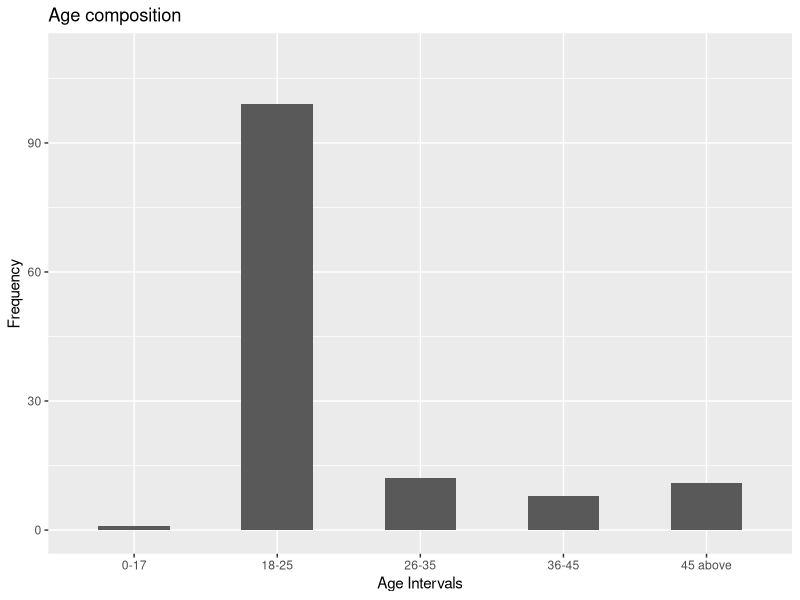
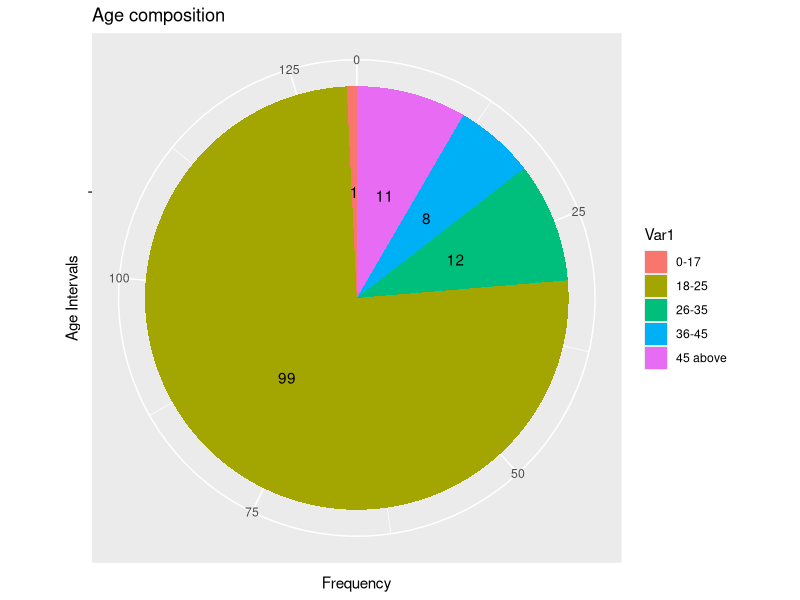
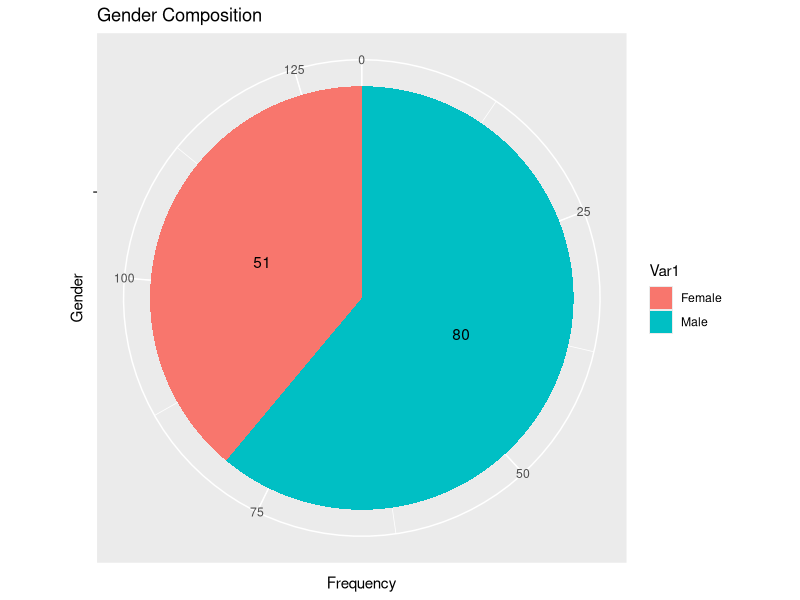
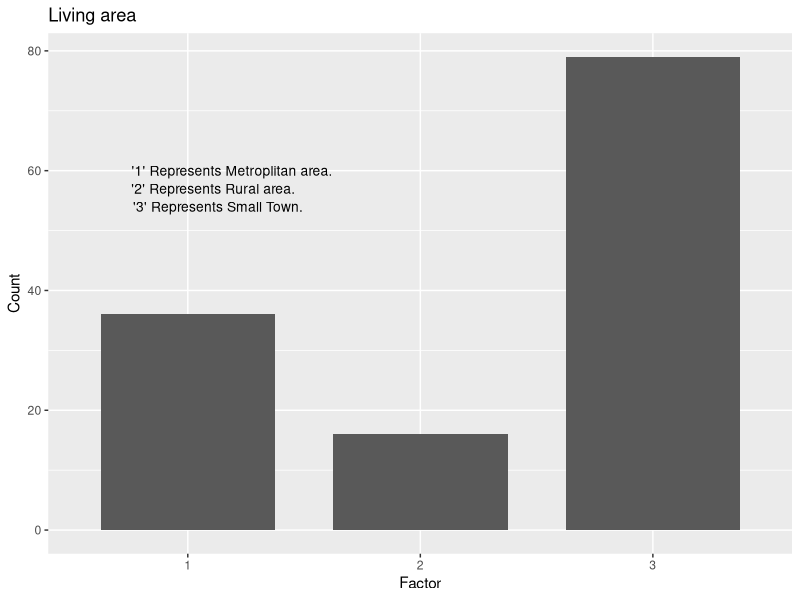
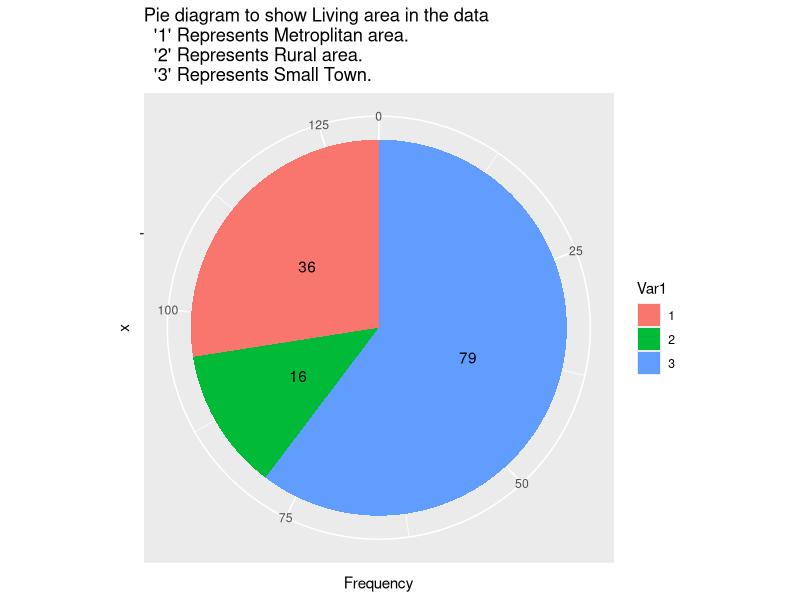
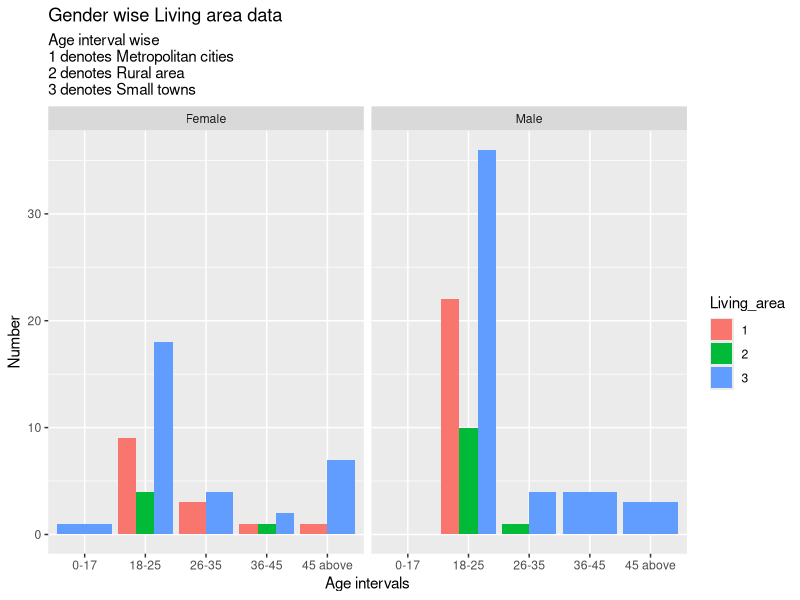
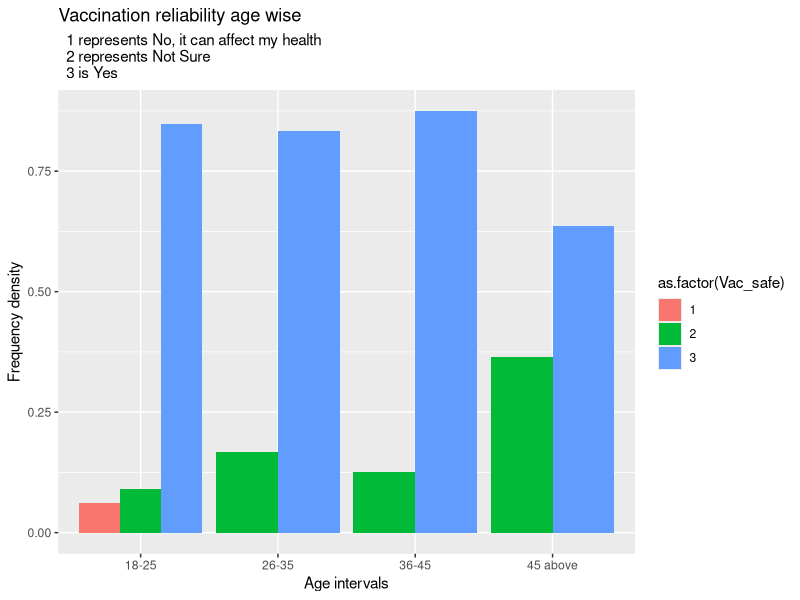
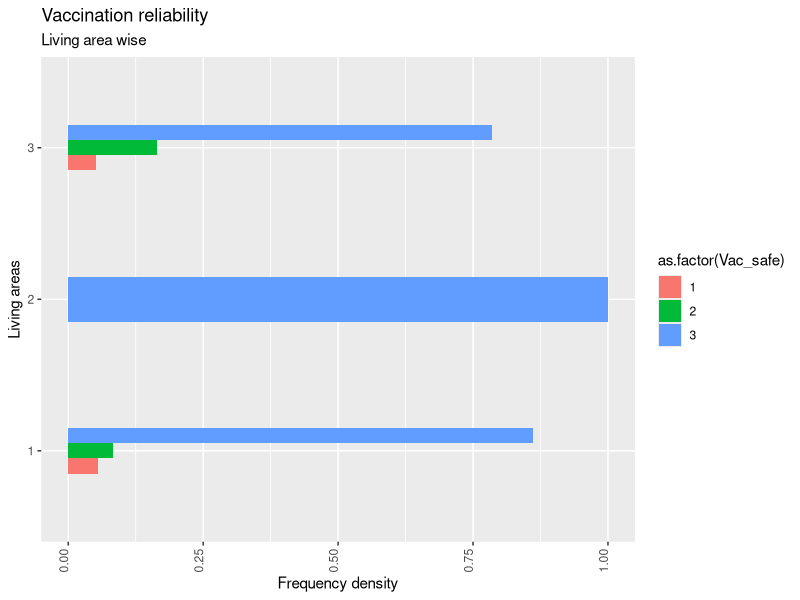

The R source for these figures, in order:
## CALLING THE DATA

rm(list=ls())
df <- read.csv(file = "Vaccination.csv",header = TRUE)
head(df)

## CALLING THE LIBRARIES
library(dplyr)
library(ggplot2)

##PREPARING THE DATA TO ANALYZE
## Columns to be modified--- Living area, Vac_safe, Vac_status, Vac_reliable, CoWin, Vac_symptom   
## Changing the column names to something short for future use.
colnames(df) <- c("TimeStamp","Age","Gender","Living_area","Vac_safe","Vac_status","Travel","1st_choice",
                    "2nd_choice","3rd_choice","4th_choice","5th_choice","6th_choice","Vac_brand",
                    "Vac_reliable","CoWin","Vac_app_easy","waiting_time","Social_dis","Hygiene",
                    "Vac_symptom","Govt_effort")

data <- df
data$Living_area <- as.numeric(as.factor(data$Living_area))
table (data$Living_area) 
##here we are using to represent the entire column "Living_area" as a factor of (1,2,3)
## 1 represents Metropolitan city
## 2 represents Rural area 
##3 is small town.

data$Vac_safe <- as.numeric (as.factor(data$Vac_safe))
##here we are using to represent the entire column "Vaccination_safe" as a factor of (1,2,3)
## 1 represents "No, it can affect my health", 
## 2 represents "Not Sure" 
## 3 is "Yes"

data$Vac_status <- as.numeric (as.factor(data$Vac_status))
table (data$Vac_status)
##here we are using to represent the entire column "Vaccination_status" as a factor of (1,2,3)
## 1 represents "1st dose is taken", 
## 2 represents "Both doses taken" 
## 3 is "Not Vaccinated".

data$Vac_reliable <- as.numeric (as.factor(data$Vac_reliable))
##here we are using to represent the entire column "Vaccination_reliability" as a factor of (1,2,3)
## 1 represents "Free vaccines offered by the Government", 
## 2 represents "Paid vaccines offered by private organizations".

data$CoWin <- as.numeric (as.factor(data$CoWin))
## 1 represents "No, I have not used the portal", 
## 2 represents "Yes, but I did not face any problem", and
## 3 represents "Yes, I faced a lot of issues while booking".

data$Vac_symptom <- as.numeric (as.factor(data$Vac_symptom))
## 1 represents "After 1st dose", 
## 2 represents "After 2nd dose", and
## 3 represents "After both doses"
## 4 represents "No, I did not face any".

## Looking at the data Demographically ____ Plots we need to do initially___
## 1. Age, 2. Gender, 3. Living_area, 4. Living_area wrt Gender and Age using multiple bar chart , 5. Gender based on different age interval using multiple bar chart

## Bar and pie diagram of age composition of the data
df <- data.frame(table(data$Age))
bar <- ggplot(data=df,aes(y=Freq,x=Var1),beside=T)+geom_bar(stat="identity",width = 0.5)+
  labs(title="Age composition",x="Age Intervals",y="Frequency")+ylim(0,110)
bar

bar1 <- ggplot(data=df,aes(y=Freq,x="",fill=Var1))+geom_bar(stat="identity",width = 0.5)+
  labs(title="Age composition",x="Age Intervals",y="Frequency")
pie <- bar1 + coord_polar("y",start=0)
pie + geom_text(label=paste(df$Freq),position=position_stack(vjust = 0.5))


##pie diagram for gender composition of the data
df1 <- data.frame(table(data$Gender))
bar1 <- ggplot (df1, aes(y = Freq,x = "", fill= Var1))+geom_bar(stat = "identity", width = 0.5)+
  labs(title = "Gender Composition", x= "Gender", y= "Frequency")
pie<- bar1+ coord_polar("y", start = 0)
pie + geom_text(label=paste(df1$Freq),position=position_stack(vjust = 0.5))


##Bar and pie diagram of to categorize the living area of the data
table(data$Living_area)
df2 <- data.frame(table(data$Living_area))
bar <- ggplot(data=df2,aes(y= Freq,x= Var1),beside=T)+geom_bar(stat="identity",width = .75)+
  labs(title="Living area",x="Factor",y="Count")+
  annotate("text", x=1.19, y=60, label= "'1' Represents Metroplitan area.",size=3.5)+
  annotate("text", x=1.11, y=57, label= "'2' Represents Rural area.",size=3.5)+
  annotate("text", x=1.13, y=54, label= "'3' Represents Small Town.",size=3.5)
bar

bar1 <- ggplot(data=df2,aes(y=Freq ,x="",fill= Var1))+geom_bar(stat="identity",width = 0.5)+
  labs(title="Pie diagram to show Living area in the data
  '1' Represents Metroplitan area.
  '2' Represents Rural area.
  '3' Represents Small Town.",y="Frequency")
pie <- bar1 + coord_polar("y",start=0)
pie + geom_text(label=paste(df2$Freq),position=position_stack(vjust = 0.5))



##Living_area wrt Gender and Age using multiple bar chart 
names(data)
df <-data%>%
  group_by(Living_area,Gender,Age)
df$Age  

df1 <- df[df$Age=="18-25",]
df2 <- df1[df1$Gender=="Male",]
tab1 <- data.frame(table(df2$Living_area))
count1 <- nrow(tab1)
df3 <- df1[df1$Gender=="Female",]
tab2 <- data.frame(table(df3$Living_area))
count2 <- nrow(tab2)

df1 <- df[df$Age=="26-35",]
df2 <- df1[df1$Gender=="Male",]
tab3 <- data.frame(table(df2$Living_area))
count3 <- nrow(tab3)
df3 <- df1[df1$Gender=="Female",]
tab4 <- data.frame(table(df3$Living_area))
count4 <- nrow(tab4)

df1 <- df[df$Age=="36-45",]
df2 <- df1[df1$Gender=="Male",]
tab5 <- data.frame(table(df2$Living_area))
count5 <- nrow(tab5)
df3 <- df1[df1$Gender=="Female",]
tab6 <- data.frame(table(df3$Living_area))
count6 <- nrow(tab6)

df1 <- df[df$Age=="45 above",]
df2 <- df1[df1$Gender=="Male",]
tab7 <- data.frame(table(df2$Living_area))
count7 <- nrow(tab7)
df3 <- df1[df1$Gender=="Female",]
tab8 <- data.frame(table(df3$Living_area))
count8 <- nrow(tab8)

df1 <- df[df$Age=="0-17",]
df2 <- df1[df1$Gender=="Male",]
tab9 <- data.frame(table(df2$Living_area))
count9 <- nrow(tab9)
df3 <- df1[df1$Gender=="Female",]
tab10 <- data.frame(table(df3$Living_area))
count10 <- nrow(tab10)

bar_data <- data.frame(Age =c(rep("18-25",6),rep("26-35",4),rep("36-45",4),rep("45 above",3),rep("0-17",1)),Living_area=c(tab1$Var1,tab2$Var1,tab3$Var1,tab4$Var1,tab5$Var1,tab6$Var1,tab7$Var1,tab8$Var1,tab9$Var1,tab10$Var1),
                       Gender=c(rep("Male",count1),rep("Female",count2),rep("Male",count3),rep("Female",count4),rep("Male",count5),rep("Female",count6),rep("Male",count7),rep("Female",count8),rep("Male",count9),rep("Female",count10)),
                       value=c(tab1$Freq,tab2$Freq,tab3$Freq,tab4$Freq,tab5$Freq,tab6$Freq,tab7$Freq,tab8$Freq,tab10$Freq)) 

bar_data
ggplot(data=bar_data,aes(x=Age,fill=Living_area,y=value))+
  geom_bar(position="dodge",stat="identity",size=0.8)+facet_wrap(~Gender)+
  labs(y="Number",x="Age intervals",title="Gender wise Living area data",
       subtitle="Age interval wise
1 denotes Metropolitan cities
2 denotes Rural area
3 denotes Small towns")



## EXPLORATORY DATA ANALYSIS
## 1.Vaccination safe wrt age
age_count <- data %>% 
  group_by(Age) %>% 
  summarise(count=n())
age_count
age_safe <- data %>% 
  group_by(Age,Vac_safe) %>%
  summarise(count=n())
age_safe
age_safe$tot_count <- rep(rep(age_count$count,times=c(1,3,2,2,2)))  
age_safe$freq_den <- age_safe$count/age_safe$tot_count
age_safe <- age_safe[-1,]
ggplot(data=age_safe,aes(x=Age,y=freq_den,fill=as.factor(Vac_safe)),beside=TRUE)+geom_bar(position="dodge",stat="identity")+
  labs(title="Vaccination reliability age wise",subtitle="  1 represents No, it can affect my health 
  2 represents Not Sure 
  3 is Yes",x="Age intervals",y="Frequency density")

## 2. Vaccination safe wrt living area
living_count <- df%>%
  group_by(Living_area) %>% 
  summarise(count=n())
living_safe <- df %>% 
  group_by(Living_area,Vac_safe) %>% 
  summarise(count=n())  
living_safe$count_tot <- rep(living_count$count,times=c(3,1,3))  
living_safe$freq_den <- living_safe$count/living_safe$count_tot
ggplot(data=living_safe,aes(x=as.factor(Living_area),y=freq_den,fill=as.factor(Vac_safe)))+
  geom_bar(position="dodge",stat="identity",width = 0.3)+
  labs(title="Vaccination reliability",x="Living areas",y="Frequency density",subtitle="Living area wise")+
  theme(axis.text.x=element_text(angle=90,hjust=1,vjust=0))+coord_flip()

## 3. Vaccination safe wrt Gender
gen_count <- df %>%
  group_by(Gender) %>% 
  summarise(count=n())
gen_safe <- df %>% 
  group_by(Gender,Vac_safe) %>% 
  summarise(count=n())
gen_safe
gen_safe$count_tot <- rep(gen_count$count,times=c(3,3))  
gen_safe$freq_den <- gen_safe$count/gen_safe$count_tot
ggplot(data=gen_safe,aes(x=as.factor(Gender),y=freq_den,fill=as.factor(Vac_safe)))+
  geom_bar(position="dodge",stat="identity",width=0.3)+
  labs(title="Vaccination reliability",x="Gender",y="Frequency density",subtitle="Gender wise")+
  coord_flip()

#4. FREQUENCY-WISE analysis wrt to Age, Vaccination status and gender.
agestatus <- data.frame(data$Age, data$Vac_status, data$Gender)
tabage <- data.frame(table (agestatus))
colnames(tabage)<- c("Age","Vaccination_Status","Gender","Number")
agestatus1 <- split(tabage,tabage$Gender)
agestatus_male <- agestatus1$Male
agestatus_female <- agestatus1$Female

age_count <- data %>% 
  group_by(Age,Gender) %>% 
  summarise(count=n())
age_count
age_count_M <- age_count[age_count$Gender=="Male",]
age_counttemp <- data.frame(Age="0-17",Gender="Male",count= 0)
age_count_M <- rbind (age_counttemp,age_count_M)
age_count_M1 <- rep(age_count_M$count,3)

age_count_F <- age_count[age_count$Gender=="Female",]
age_count_F1 <- rep(age_count_F$count,3)

agestatus_male$freq <- agestatus_male$Number/age_count_M1
agestatus_male$freq <- replace (agestatus_male$freq,c(1,6,11),0)
agestatus_female$freq <- agestatus_female$Number/age_count_F1
agestatus_gender <- rbind(agestatus_male,agestatus_female)


ggplot(data=agestatus_gender,aes(x= Age,y= freq,fill= Vaccination_Status))+
  geom_bar(position="dodge",stat="identity",size=0.8)+ facet_wrap(~Gender)+
  labs(y="Number",x="Age Groups",title="Gender wise Vaccination status data",
       subtitle="1 represents First dose is taken 
2 denotes Both dose is taken
3 denotes Not Vaccinated")

#5. relationship between vaccination status and living area of the indivisual.
data2 <- df
living <- data2 %>% 
  group_by(Living_area,Vac_status) %>% 
  summarise (total= n())
living$Vac_status= as.integer(living$Vac_status)
ggplot(data=living,aes(x= Living_area,y= as.factor (total),fill= Vac_status))+
  geom_bar(position="dodge",stat="identity",size=0.8)+
  labs(y="Number",x="Age Groups",title="Gender wise Vaccination status data",
       subtitle="1 represents First dose is taken 
2 denotes Both dose is taken
3 denotes Not Vaccinated")

